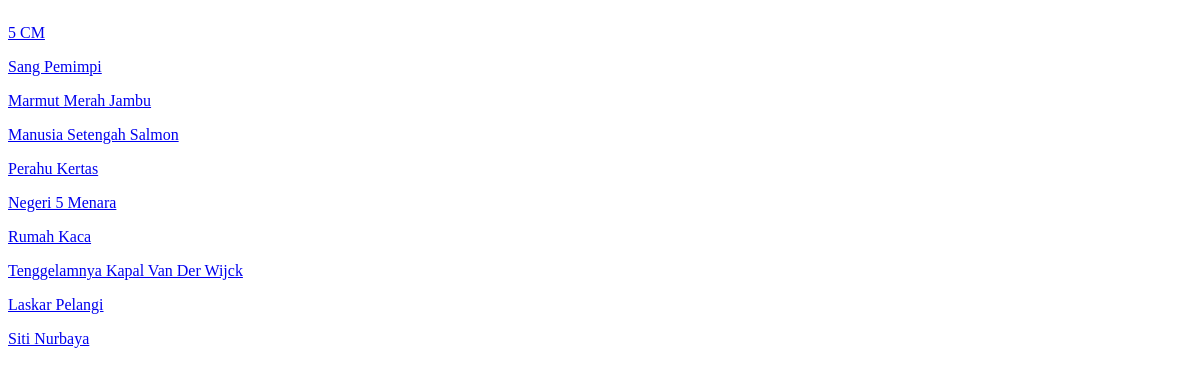
Screenshot of /Latihan5c/index.php with the database file from the repository.
### tables this page shows
CREATE TABLE `buku` (
  `NO` int(11) NOT NULL,
  `GAMBAR` varchar(50) NOT NULL,
  `JUDUL` varchar(70) NOT NULL,
  `TAHUN TERBIT` year(4) NOT NULL,
  `PENGARANG` varchar(100) NOT NULL,
  `GENRE` varchar(50) NOT NULL
);

### Latihan5c/php/functions.php (called while the page is built, shortened)
<?php
    function koneksi() {
        $conn = mysqli_connect("localhost", "root", "") or die ("koneksi ke DB gagal");
        mysqli_select_db($conn, "tubes_193040123") or die("Database salah!");
        return $conn;
    }
    function query($sql){
        $conn = koneksi();
        $result = mysqli_query($conn, "$sql");
        while ($row = mysqli_fetch_assoc($result)) {
            $rows[] = $row;
        }
        return $rows;
    }
?>

### Latihan5c/index.php (the view, shortened to what this page needs)
<?php
    require 'php/functions.php';
    $buku = query("SELECT * FROM buku")
 ?>
 <!DOCTYPE html>
 <html lang="en">
 <head>
    <link rel="stylesheet" href="css/style.css">
 </head>
 <body>
   <div class="container">
       <?php foreach ($buku as $bk) : ?>
            <p class="JUDUL">
                <a href="php/detail.php?NO=<?= $bk['NO'] ?>">
                    <?= $bk["JUDUL"] ?>
                </a>
            </p>
        <?php endforeach; ?>
   </div>
</body>
</html>

### Latihan5c/css/style.css (style rules this page uses)
.container { float: left; font-family: Comic Sans MS }

### rows the page displays
buku: JUDUL "5 CM"
buku: JUDUL "Sang Pemimpi"
buku: JUDUL "Marmut Merah Jambu"
buku: JUDUL "Manusia Setengah Salmon"
buku: JUDUL "Perahu Kertas"
buku: JUDUL "Negeri 5 Menara"
buku: JUDUL "Rumah Kaca"
buku: JUDUL "Tenggelamnya Kapal Van Der Wijck"
buku: JUDUL "Laskar Pelangi"
buku: JUDUL "Siti Nurbaya"
